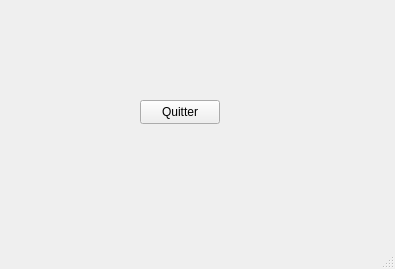
<?xml version="1.0" encoding="UTF-8"?>
<ui version="4.0">
 <class>BanqueMainWindow</class>
 <widget class="QMainWindow" name="BanqueMainWindow">
  <property name="geometry">
   <rect>
    <x>0</x>
    <y>0</y>
    <width>395</width>
    <height>269</height>
   </rect>
  </property>
  <property name="windowTitle">
   <string>BanqueMainWindow</string>
  </property>
  <widget class="QWidget" name="centralwidget">
   <widget class="QPushButton" name="pushButton">
    <property name="geometry">
     <rect>
      <x>140</x>
      <y>100</y>
      <width>80</width>
      <height>24</height>
     </rect>
    </property>
    <property name="text">
     <string>Quitter</string>
    </property>
   </widget>
  </widget>
  <widget class="QMenuBar" name="menubar">
   <property name="geometry">
    <rect>
     <x>0</x>
     <y>0</y>
     <width>395</width>
     <height>21</height>
    </rect>
   </property>
  </widget>
  <widget class="QStatusBar" name="statusbar"/>
 </widget>
 <resources/>
 <connections>
  <connection>
   <sender>pushButton</sender>
   <signal>clicked()</signal>
   <receiver>BanqueMainWindow</receiver>
   <slot>close()</slot>
   <hints>
    <hint type="sourcelabel">
     <x>266</x>
     <y>129</y>
    </hint>
    <hint type="destinationlabel">
     <x>268</x>
     <y>166</y>
    </hint>
   </hints>
  </connection>
 </connections>
</ui>
